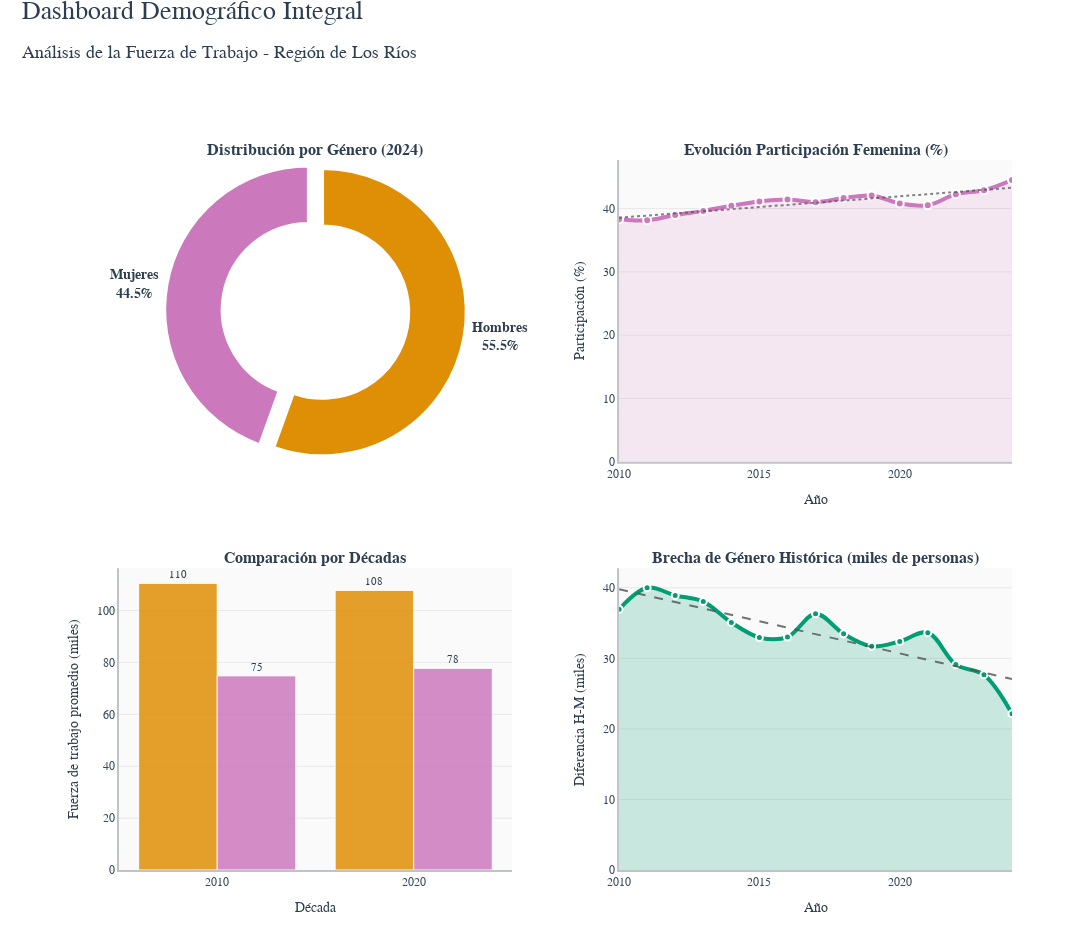

Notebook cell for this chart:
### Code cell
# Aplicar estilo The Economist elegante y profesional
fig.update_layout(
    title={
        'text': "Dashboard Demográfico Integral<br><sub style='font-size: 18px; margin-top: 8px;'>Análisis de la Fuerza de Trabajo - Región de Los Ríos</sub>",
        'x': 0.02,
        'y': 0.98,
        'font': {
            'size': 26, 
            'family': font_config['family'], 
            'color': '#2c3e50'
        },
        'xanchor': 'left',
        'yanchor': 'top'
    },
    showlegend=False,
    height=950,
    width=1400,
    plot_bgcolor='#FAFAFA',
    paper_bgcolor='#FFFFFF',
    font=dict(family=font_config['family'], color='#2c3e50', size=12),
    margin=dict(l=80, r=80, t=160, b=80)
)

# Configuración refinada de ejes para cada panel
subplot_configs = [
    (1, 1, "", ""),  # Pie chart no necesita ejes
    (1, 2, "Año", "Participación (%)"),
    (2, 1, "Década", "Fuerza de trabajo promedio (miles)"),
    (2, 2, "Año", "Diferencia H-M (miles)")
]

for row, col, xlabel, ylabel in subplot_configs:
    if row == 1 and col == 1:  # Skip pie chart
        continue
        
    fig.update_xaxes(
        title_text=xlabel,
        title_font=dict(family=font_config['family'], color='#2c3e50', size=14),
        tickfont=dict(family=font_config['family'], color='#34495e', size=12),
        showgrid=False,
        gridcolor='#E8E8E8',
        gridwidth=1,
        showline=True,
        linecolor='#BDC3C7',
        linewidth=2,
        zeroline=False,
        row=row,
        col=col
    )
    fig.update_yaxes(
        title_text=ylabel,
        title_font=dict(family=font_config['family'], color='#2c3e50', size=14),
        tickfont=dict(family=font_config['family'], color='#34495e', size=12),
        showgrid=True,
        gridcolor='#E8E8E8',
        gridwidth=1,
        showline=True,
        linecolor='#BDC3C7',
        linewidth=2,
        zeroline=False,
        row=row,
        col=col
    )

# Actualizar títulos de paneles con estilo The Economist refinado
fig.update_annotations(
    font=dict(family=font_config['family'], color='#2c3e50', size=16, weight='bold')
)

# Mostrar dashboard
fig.show()

print("\n✅ Dashboard demográfico integral generado exitosamente")

### Figure 1 — Plotly figure (JSON) as saved in the notebook; plotly's stock layout.template omitted (floating-point values rounded to 4 significant figures)
{"data": [{"domain": {"x": [0, 0.44], "y": [0.575, 1]}, "hole": 0.6, "hovertemplate": "<b>%{label}</b><br>Fuerza de trabajo: %{value:.1f} miles<br>Proporción: %{percent}<extra></extra>", "labels": ["Hombres", "Mujeres"], "marker": {"colors": ["#DE8F05", "#CC78BC"], "line": {"color": "#FFFFFF", "width": 3}}, "pull": [0.05, 0.05], "showlegend": false, "textfont": {"color": "#2c3e50", "family": "Georgia, serif", "size": 14, "weight": "bold"}, "textinfo": "label+percent", "textposition": "outside", "type": "pie", "values": [111.7, 89.59]}, {"fill": "tonexty", "fillcolor": "rgba(204, 120, 188, 0.15)", "hovertemplate": "<b>Año %{x}</b><br>Participación femenina: %{y:.1f}%<br><extra></extra>", "line": {"color": "#CC78BC", "shape": "spline", "width": 4}, "marker": {"color": "#CC78BC", "line": {"color": "#FFFFFF", "width": 2}, "size": 8}, "mode": "lines+markers", "name": "Participación Femenina", "showlegend": false, "type": "scatter", "x": [2010, 2011, 2012, 2013, 2014, 2015, 2016, 2017, 2018, 2019, 2020, 2021, 2022, 2023, 2024], "xaxis": "x", "y": [38.33, 38.16, 38.98, 39.63, 40.45, 41.13, 41.44, 41.01, 41.66, 42.05, 40.82, 40.52, 42.28, 42.89, 44.5], "yaxis": "y"}, {"hovertemplate": "Tendencia: %{y:.1f}%<extra></extra>", "line": {"color": "#525252", "dash": "dot", "width": 2}, "mode": "lines", "name": "Tendencia", "opacity": 0.7, "showlegend": false, "type": "scatter", "x": [2010, 2011, 2012, 2013, 2014, 2015, 2016, 2017, 2018, 2019, 2020, 2021, 2022, 2023, 2024], "xaxis": "x", "y": [38.55, 38.89, 39.23, 39.57, 39.91, 40.25, 40.58, 40.92, 41.26, 41.6, 41.94, 42.28, 42.62, 42.95, 43.29], "yaxis": "y"}, {"hovertemplate": "<b>Hombres</b><br>Década: %{x}s<br>Promedio: %{y:.1f} miles<br><extra></extra>", "legendgroup": "Hombres", "marker": {"color": "#DE8F05", "line": {"color": "#FFFFFF", "width": 1}, "opacity": 0.85}, "name": "Hombres", "showlegend": false, "text": ["110", "108"], "textfont": {"color": "#2c3e50", "family": "Georgia, serif", "size": 11}, "textposition": "outside", "type": "bar", "x": [2010, 2020], "xaxis": "x2", "y": [110.5, 107.8], "yaxis": "y2"}, {"hovertemplate": "<b>Mujeres</b><br>Década: %{x}s<br>Promedio: %{y:.1f} miles<br><extra></extra>", "legendgroup": "Mujeres", "marker": {"color": "#CC78BC", "line": {"color": "#FFFFFF", "width": 1}, "opacity": 0.85}, "name": "Mujeres", "showlegend": false, "text": ["75", "78"], "textfont": {"color": "#2c3e50", "family": "Georgia, serif", "size": 11}, "textposition": "outside", "type": "bar", "x": [2010, 2020], "xaxis": "x2", "y": [74.84, 77.74], "yaxis": "y2"}, {"fill": "tozeroy", "fillcolor": "rgba(2, 158, 115, 0.2)", "hovertemplate": "<b>Año %{x}</b><br>Brecha de género: %{y:.1f} miles<br><extra></extra>", "line": {"color": "#029E73", "shape": "spline", "width": 4}, "marker": {"color": "#029E73", "line": {"color": "#FFFFFF", "width": 2}, "size": 7}, "mode": "lines+markers", "name": "Brecha de género", "showlegend": false, "type": "scatter", "x": [2010, 2011, 2012, 2013, 2014, 2015, 2016, 2017, 2018, 2019, 2020, 2021, 2022, 2023, 2024], "xaxis": "x3", "y": [36.95, 40.01, 38.91, 38.04, 35.09, 32.96, 33.01, 36.33, 33.47, 31.7, 32.39, 33.64, 29.11, 27.66, 22.15], "yaxis": "y3"}, {"hovertemplate": "Tendencia: %{y:.1f} miles<extra></extra>", "line": {"color": "#525252", "dash": "dash", "width": 2}, "mode": "lines", "name": "Tendencia brecha", "opacity": 0.8, "showlegend": false, "type": "scatter", "x": [2010, 2011, 2012, 2013, 2014, 2015, 2016, 2017, 2018, 2019, 2020, 2021, 2022, 2023, 2024], "xaxis": "x3", "y": [39.79, 38.88, 37.97, 37.06, 36.15, 35.25, 34.34, 33.43, 32.52, 31.61, 30.7, 29.79, 28.88, 27.98, 27.07], "yaxis": "y3"}], "layout": {"annotations": [{"font": {"color": "#2c3e50", "family": "Georgia, serif", "size": 16, "weight": "bold"}, "showarrow": false, "text": "Distribución por Género (2024)", "x": 0.22, "xanchor": "center", "xref": "paper", "y": 1, "yanchor": "bottom", "yref": "paper"}, {"font": {"color": "#2c3e50", "family": "Georgia, serif", "size": 16, "weight": "bold"}, "showarrow": false, "text": "Evolución Participación Femenina (%)", "x": 0.78, "xanchor": "center", "xref": "paper", "y": 1, "yanchor": "bottom", "yref": "paper"}, {"font": {"color": "#2c3e50", "family": "Georgia, serif", "size": 16, "weight": "bold"}, "showarrow": false, "text": "Comparación por Décadas", "x": 0.22, "xanchor": "center", "xref": "paper", "y": 0.425, "yanchor": "bottom", "yref": "paper"}, {"font": {"color": "#2c3e50", "family": "Georgia, serif", "size": 16, "weight": "bold"}, "showarrow": false, "text": "Brecha de Género Histórica (miles de personas)", "x": 0.78, "xanchor": "center", "xref": "paper", "y": 0.425, "yanchor": "bottom", "yref": "paper"}], "font": {"color": "#2c3e50", "family": "Georgia, serif", "size": 12}, "height": 950, "margin": {"b": 80, "l": 80, "r": 80, "t": 160}, "paper_bgcolor": "#FFFFFF", "plot_bgcolor": "#FAFAFA", "showlegend": false, "title": {"font": {"color": "#2c3e50", "family": "Georgia, serif", "size": 26}, "text": "Dashboard Demográfico Integral<br><sub style='font-size: 18px; margin-top: 8px;'>Análisis de la Fuerza de Trabajo - Región de Los Ríos</sub>", "x": 0.02, "xanchor": "left", "y": 0.98, "yanchor": "top"}, "width": 1400, "xaxis": {"anchor": "y", "domain": [0.56, 1], "gridcolor": "#E8E8E8", "gridwidth": 1, "linecolor": "#BDC3C7", "linewidth": 2, "showgrid": false, "showline": true, "tickfont": {"color": "#34495e", "family": "Georgia, serif", "size": 12}, "title": {"font": {"color": "#2c3e50", "family": "Georgia, serif", "size": 14}, "text": "Año"}, "zeroline": false}, "xaxis2": {"anchor": "y2", "domain": [0, 0.44], "gridcolor": "#E8E8E8", "gridwidth": 1, "linecolor": "#BDC3C7", "linewidth": 2, "showgrid": false, "showline": true, "tickfont": {"color": "#34495e", "family": "Georgia, serif", "size": 12}, "title": {"font": {"color": "#2c3e50", "family": "Georgia, serif", "size": 14}, "text": "Década"}, "zeroline": false}, "xaxis3": {"anchor": "y3", "domain": [0.56, 1], "gridcolor": "#E8E8E8", "gridwidth": 1, "linecolor": "#BDC3C7", "linewidth": 2, "showgrid": false, "showline": true, "tickfont": {"color": "#34495e", "family": "Georgia, serif", "size": 12}, "title": {"font": {"color": "#2c3e50", "family": "Georgia, serif", "size": 14}, "text": "Año"}, "zeroline": false}, "yaxis": {"anchor": "x", "domain": [0.575, 1], "gridcolor": "#E8E8E8", "gridwidth": 1, "linecolor": "#BDC3C7", "linewidth": 2, "showgrid": true, "showline": true, "tickfont": {"color": "#34495e", "family": "Georgia, serif", "size": 12}, "title": {"font": {"color": "#2c3e50", "family": "Georgia, serif", "size": 14}, "text": "Participación (%)"}, "zeroline": false}, "yaxis2": {"anchor": "x2", "domain": [0, 0.425], "gridcolor": "#E8E8E8", "gridwidth": 1, "linecolor": "#BDC3C7", "linewidth": 2, "showgrid": true, "showline": true, "tickfont": {"color": "#34495e", "family": "Georgia, serif", "size": 12}, "title": {"font": {"color": "#2c3e50", "family": "Georgia, serif", "size": 14}, "text": "Fuerza de trabajo promedio (miles)"}, "zeroline": false}, "yaxis3": {"anchor": "x3", "domain": [0, 0.425], "gridcolor": "#E8E8E8", "gridwidth": 1, "linecolor": "#BDC3C7", "linewidth": 2, "showgrid": true, "showline": true, "tickfont": {"color": "#34495e", "family": "Georgia, serif", "size": 12}, "title": {"font": {"color": "#2c3e50", "family": "Georgia, serif", "size": 14}, "text": "Diferencia H-M (miles)"}, "zeroline": false}}}
